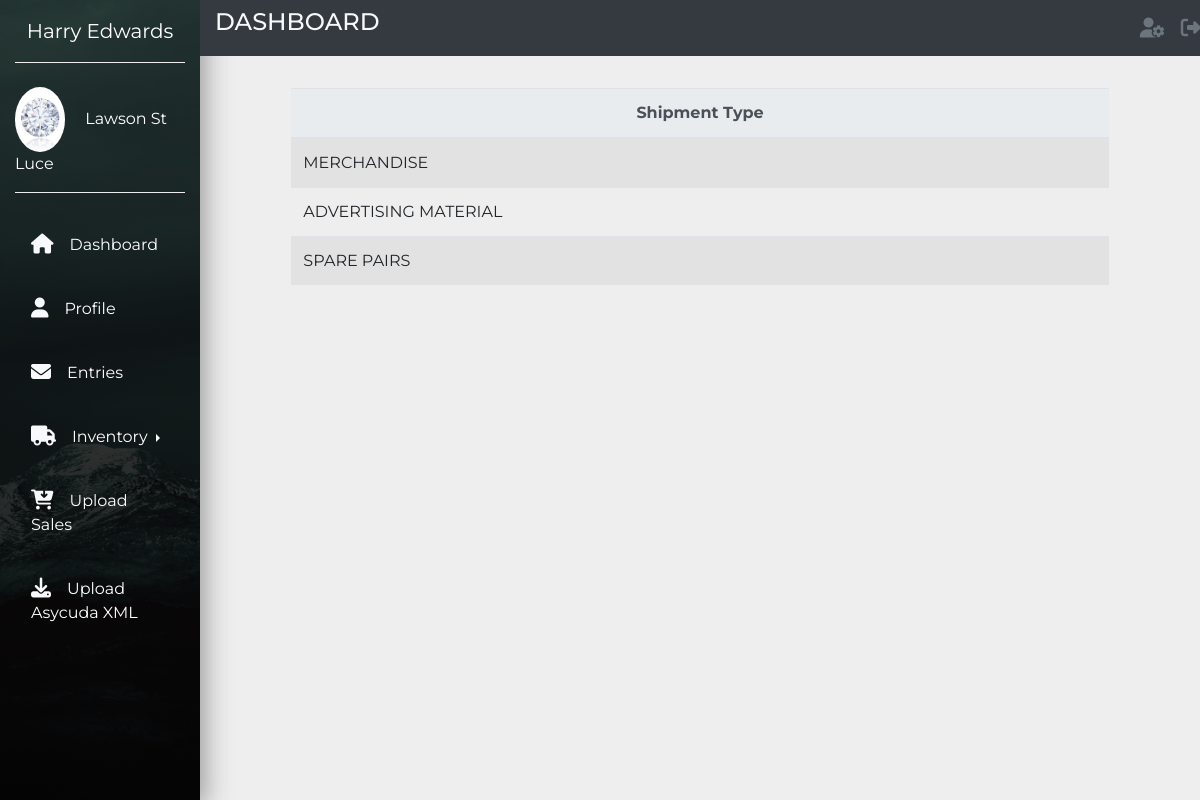
Screenshot of /inventory/entry/shipment_type_list (signed in) with the database file from the repository.
### account/models.py (models this page shows, shortened)
class Profile(models.Model):
    user = models.OneToOneField(settings.AUTH_USER_MODEL,
                                on_delete=models.CASCADE)
    nic = models.PositiveIntegerField(blank=True, null=True)
    paye = models.CharField(max_length=4, blank=True, null=True)
    birth_date = models.DateField(blank=True, null=True)
    date_hired = models.DateField(blank=True, null=True)
    photo = models.ImageField(upload_to=get_directory_path, blank=True)

### inventory/models.py (models this page shows, shortened)
class ShipmentType(models.Model):
    shipment_type = models.CharField(max_length=25, unique=True)

### inventory/views.py (the view)
# urls.py: path('entry/shipment_type_list', views.ShipmentTypeListView.as_view(),
class ShipmentTypeListView(LoginRequiredMixin, ListView):
    model = ShipmentType
    template_name = 'inventory/catalogue/ShipmentType_list.html'

### inventory/templates/inventory/catalogue/ShipmentType_list.html (shortened to what this page needs)
{% extends "base.html" %}
{% load humanize %}
{% block content %}
{% if request.user.is_authenticated %}
<div class="row pt-md-5 mt-md-3 mb-5 justify-content-md-center">
    <div class="col-xl-10 col-sm-12 p-2">
<table class="table table-striped table-hover">
    <thead class="thead-light text-center">
        <th>Shipment Type </th>
    </thead>
    {% for item in shipmenttype_list %}
    <tr>
        <td>{{item.shipment_type}}</td>
    </tr>
    {% endfor %}
</table>
{% else %}
<p class="text-muted">You must be authenticated to view this content.</p>
{% endif %}
    </div>
</div>
{% endblock %}

### inventory/templates/base.html (shortened to what this page needs)
{% load static %}
<!DOCTYPE html>
<html lang="en">
<head>
    <link rel="stylesheet" href="https://maxcdn.bootstrapcdn.com/bootstrap/4.4.1/css/bootstrap.min.css">
    <link href="{% static "css/base.css" %}" rel="stylesheet">
</head>
<body>
    {% if request.user.is_authenticated %}
    <nav class="navbar navbar-expand-md navbar-light">
        <div class="collapse navbar-collapse" id="myNavbar">
          <div class="container-fluid">
            <div class="row">
              <div class="col-xl-2 col-lg-3 col-md-4 sidebar fixed-top">
                <a href="#" class="navbar-brand text-white d-block mx-auto text-center py-3 mb-4 bottom-border">Harry Edwards</a>
                <div class="bottom-border pb-3">
                  <img src="{% if user.profile.photo %}{{user.profile.photo.url}}{% else %}{%static "media/users/no-profile-picture-icon.jpg" %}{% endif %}" width="50" class="rounded-circle mr-3">
                  <a href="#" class="text-white">{{ request.user.first_name }} {{ request.user.last_name }}</a>
                </div>
                <ul class="navbar-nav flex-column mt-4">
                  <li class="nav-item"><a href="{% url "dashboard" %}" class="nav-link text-white p-3 mb-2 current"><i class="fas fa-home text-light fa-lg mr-3"></i>Dashboard</a></li>
                  <li class="nav-item"><a href="{% url "edit" %}" class="nav-link text-white p-3 mb-2 sidebar-link"><i class="fas fa-user text-light fa-lg mr-3"></i>Profile</a></li>
                  <li class="nav-item"><a href="{% url "entry_list" %}" class="nav-link text-white p-3 mb-2 sidebar-link"><i class="fas fa-envelope text-light fa-lg mr-3"></i>Entries</a></li>
                  <li class="nav-item">
                  <div class="btn-group dropright">
                    <a class="dropdown-toggle nav-link text-white p-3 mb-2 sidebar-link" data-toggle="dropdown" aria-haspopup="false" aria-expanded="true">
                      <i class="fas fa-truck text-light fa-lg mr-3"></i>Inventory
                    </a>
                    </div>
                  </li>
                  <li class="nav-item"><a href="{% url "upload_sales" %}" class="nav-link text-white p-3 mb-2 sidebar-link"><i class="fas fa-cart-arrow-down text-light fa-lg mr-3"></i>Upload Sales</a></li>
                  <li class="nav-item"><a href="{% url "asycuda_file_upload" %}" class="nav-link text-white p-3 mb-2 sidebar-link"><i class="fas fa-download text-light fa-lg mr-3"></i>Upload Asycuda XML</a></li>
                </ul>
              </div>
              <div class="col-xl-10 col-lg-9 col-md-8 ml-auto bg-dark fixed-top py-2 top-navbar">
                <div class="row align-items-right">
                  <div class="col-md-4">
                    <h4 class="text-light text-uppercase mb-0">Dashboard</h4>
                  </div>
                  <div class="col-md-7">
                  </div>
                  <div class="col-md-1 right">
                    <ul class="navbar-nav">
                      <li class="nav-item icon-parent"><a href="#" class="nav-link icon-bullet"><i class="fas fa-user-cog text-muted fa-lg"></i></a></li>
                      <li class="nav-item ml-md-auto"><a href="{% url "logout" %}" class="nav-link"><i class="fas fa-sign-out-alt text-muted fa-lg"></i></a></li>
                    </ul>
                  </div>
                </div>
              </div>
            </div>
          </div>
        </div>
      </nav>
      {% endif %}
    <div id="content">
        <section>
            <div class="container-fluid">
              <div class="row">
                <div class="col-xl-10 col-lg-9 col-md-8 ml-auto">
                        {% block content %}
                        {% endblock %}
                    </div>
                   </div>
                  </div>
                </div>
</body>
</html>

### inventory/static/css/base.css (style rules this page uses)
body { font-family: 'Montserrat', sans-serif; background-color: #eee; }
.sidebar { height: 100vh; background: linear-gradient(rgba(0, 0, 0, .7), rgba(0, 0, 0, .9)), url(media/images/img1.jpeg); background-position: center; background-repeat: no-repeat; background-size: cover; box-shadow: 5px 7px 25px #999; }
.bottom-border { border-bottom: 1px groove #eee; }
.sidebar-link { transition: all .4s; }

### rows the page displays
ShipmentType: shipment_type "MERCHANDISE"
ShipmentType: shipment_type "ADVERTISING MATERIAL"
ShipmentType: shipment_type "SPARE PAIRS"

### other values shown
{{ request.user.first_name }} "Lawson"
{{ request.user.last_name }} "St Luce"
